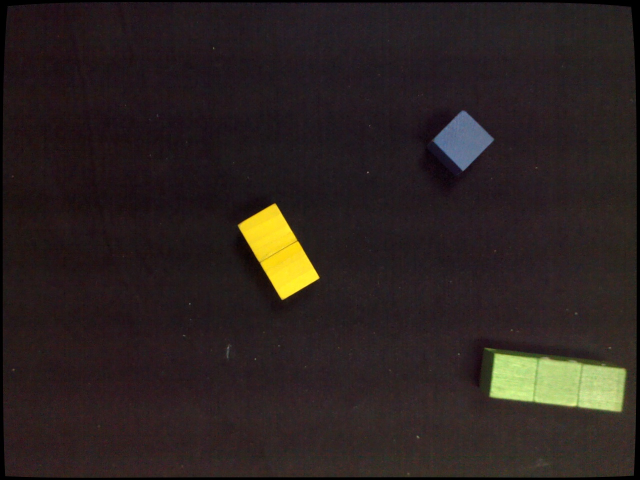
#> input picture cv/brick/images/img-430.png, 1280 x 960 px (shown at 1/2 size); its folder holds only this picture in this run
$ python brick_cv2.py
#> lines starting #> are read from the running program, lines starting #| are printed output that depends on the picture
import cv2 as cv
import math
import numpy as np
import os
import glob

DIR = os.path.dirname(__file__).replace("\\", "/")

RAD_TO_DEG = 180 / math.pi
DEG_TO_RAD = math.pi / 180

def WriteImg(path, img):
    cv.imwrite(path, cv.cvtColor(img, cv.COLOR_RGB2BGR))

# [8 lines left out: function ShowImg, not called in this run]

def GetRotMat(x, y, z, theta):
    k = 1 / np.sqrt(x**2 + y**2 + z**2)

    x *= k
    y *= k
    z *= k

    c = np.cos(theta)
    s = np.sin(theta)

    return np.array([
        [c+(1-c)*x**2 , (1-c)*x*y-s*z, (1-c)*x*z+s*y],
        [(1-c)*y*x+s*z, c+(1-c)*y**2 , (1-c)*y*z-s*x],
        [(1-c)*z*x-s*y, (1-c)*z*y+s*x, c+(1-c)*z**2]
    ])

def GetHomoTransMat(x, y, z):
    return np.array([
        [1, 0, 0, x],
        [0, 1, 0, y],
        [0, 0, 1, z],
        [0, 0, 0, 1],
    ])

def GetHomoRotMat(x, y, z, theta):
    ret = np.identity(4)
    ret[:3, :3] = GetRotMat(x, y, z, theta)
    return ret

def AnnoObjWithColorSim(img, obj_colors):
    # img[H, W, 3]
    # obj_colors[N, 3]

    assert len(img.shape) == 3
    assert img.shape[2] == 3

    assert len(obj_colors.shape) == 2
    assert obj_colors.shape[1] == 3

    H, W = img.shape[:2]
    N = obj_colors.shape[0]

    img = cv.medianBlur(img, 11)

    # cv.imshow("blur_frame", frame)

    WriteImg(f"{DIR}/blur_img.png", img)

    THRESHOLD = 80

    dists = [np.full((H, W), THRESHOLD)]

    for obj_color in obj_colors:
        dists.append(np.abs(img - obj_color).max(axis=-1))

    mark_img = np.stack(dists, axis=-1).argmin(axis=-1)
    mark_img, trans = SepImage(mark_img)

    assigned_obj_idx = set()

    for mark, count in sorted(zip(*np.unique(mark_img, return_counts=True)),
                              key=lambda p: p[1],
                              reverse=True):
        obj_idx = trans[mark]

        if obj_idx in assigned_obj_idx:
            trans[mark] = 0
        else:
            assigned_obj_idx.add(obj_idx)

    return np.vectorize(trans.get, otypes=[np.int32])(mark_img)

def SepImage(img):
    # img[H, W]

    assert len(img.shape) == 2

    H, W = img.shape

    m = np.zeros((H, W), dtype=np.int32)
    obj_i = 0

    q = list()

    dx = [1, 0, -1, 0]
    dy = [0, 1, 0, -1]

    trans = {0: 0}

    for i in range(H):
        for j in range(W):
            if img[i, j] == 0 or 0 < m[i, j]:
                continue

            obj_i += 1
            m[i, j] = obj_i
            q.append((i, j))

            cur_val = img[i, j]

            trans[obj_i] = cur_val

            while 0 < len(q):
                cur_i, cur_j = q[-1]
                q.pop()

                for d in range(4):
                    nxt_i, nxt_j = cur_i + dx[d], cur_j + dy[d]

                    if 0 <= nxt_i and nxt_i < H and \
                    0 <= nxt_j and nxt_j < W and \
                    m[nxt_i, nxt_j] == 0 and \
                    cur_val == img[nxt_i, nxt_j]:
                        m[nxt_i, nxt_j] = obj_i
                        q.append((nxt_i, nxt_j))

    return m, trans

def FindCL(points):
    # points[N, 2]

    N = points.shape[0]

    assert points.shape == (N, 2)

    center = points.mean(axis=0)
    norm_points = points - center

    u11 = (norm_points[:, 0] * norm_points[:, 1]).sum()
    u20 = (norm_points[:, 0]**2).sum()
    u02 = (norm_points[:, 1]**2).sum()

    phi = 0.5 * math.atan2(2 * u11, u20 - u02)

    return center, phi

def DrawLine(img, center, phi, color):
    assert len(img.shape) == 3
    assert img.shape[2] == 3

    color = [int(x) for x in color]

    c = math.cos(phi)
    s = math.sin(phi)

    H, W = img.shape[:2]

    def ok(p):
        return 0 <= p[0] and p[0] < H and 0 <= p[1] and p[1] < W

    ps = [[int((  0-center[0]) / c * s + center[1]),   0],
          [int((H-1-center[0]) / c * s + center[1]), H-1],
          [0  , int((  0-center[1]) / s * c + center[0])],
          [W-1, int((W-1-center[1]) / s * c + center[0])],]

    k = []

    for p in ps:
        if 0 <= p[0] and p[0] < W and 0 <= p[1] and p[1] < H:
            k.append(p)

    cv.line(img, k[0], k[1], color, 1)

def NPSave(filename, data):
    np.save(filename, data)

def NPLoad(filename):
#> called with filename = 'cv/brick/camera_params.npy'
    return np.load(filename, allow_pickle=True).item()
#> (reads cv/brick/camera_params.npy from the repository)

def GetCos(u, v):
    return (u*v).sum() / np.linalg.norm(u) / np.linalg.norm(v)

def GetAng(u, v):
    return np.arccos(GetCos(u, v))

def UndistortImage(img, camera_mat, camera_distort):
    H, W = img.shape[:2]

    new_camera_mat, roi = cv.getOptimalNewCameraMatrix(
        camera_mat, camera_distort, (W, H), 1, (W, H))

    undistorted_img = cv.undistort(
        img, camera_mat, camera_distort, None, new_camera_mat)

    x, y, w, h = roi

    undistorted_img = undistorted_img[y:y+h, x:x+w]

    return undistorted_img

def FindObjs(img, obj_colors):
    # obj_colors[OBJ_NUM, 3]

    assert len(obj_colors.shape) == 2

    OBJ_NUM = obj_colors.shape[0]

    obj_founds = np.empty((OBJ_NUM,), dtype=np.bool_)
    obj_centers = np.empty((OBJ_NUM, 2))
    obj_phis = np.empty((OBJ_NUM,))
    obj_areas = np.empty((OBJ_NUM,))

    obj_anno_map = AnnoObjWithColorSim(img, obj_colors)

    if True:
        anno_colors = np.concatenate([[[0, 0, 0]], obj_colors],
                                    axis=0).astype(np.uint8)

        anno_to_obj_color_r = np.vectorize(
            lambda anno: anno_colors[anno][0], otypes=[np.uint8])
        anno_to_obj_color_g = np.vectorize(
            lambda anno: anno_colors[anno][1], otypes=[np.uint8])
        anno_to_obj_color_b = np.vectorize(
            lambda anno: anno_colors[anno][2], otypes=[np.uint8])

        anno_img = np.stack([
            anno_to_obj_color_r(obj_anno_map),
            anno_to_obj_color_g(obj_anno_map),
            anno_to_obj_color_b(obj_anno_map),
        ], axis=2)

        WriteImg(f"{DIR}/anno_frame.png", anno_img)

        '''
        while True:
            if cv.waitKey(50) & 0xff == ord("q"):
                break
        '''

    for obj_idx in range(OBJ_NUM):
        obj_points = np.stack(np.where(obj_anno_map == obj_idx + 1), axis=-1)

        center, phi = FindCL(obj_points) # [2], []
        area = float(obj_points.shape[0]) # [1]

        if area == 0:
            obj_founds[obj_idx] = False
            continue

        obj_founds[obj_idx] = True
        obj_centers[obj_idx] = center
        obj_phis[obj_idx] = phi
        obj_areas[obj_idx] = area

    return obj_anno_map, obj_founds, obj_centers, obj_phis, obj_areas

def ColorAnnoObjs(anno_colors, obj_anno_map):
    # anno_colors[OBJ_NUM + 1, 3] uint8
    # img[H, W]

    anno_to_obj_color_r = np.vectorize(
        lambda anno: anno_colors[anno][0], otypes=[np.uint8])
    anno_to_obj_color_g = np.vectorize(
        lambda anno: anno_colors[anno][1], otypes=[np.uint8])
    anno_to_obj_color_b = np.vectorize(
        lambda anno: anno_colors[anno][2], otypes=[np.uint8])

    obj_anno_img = np.stack([
        anno_to_obj_color_r(obj_anno_map),
        anno_to_obj_color_g(obj_anno_map),
        anno_to_obj_color_b(obj_anno_map),
    ], axis=2)

    return obj_anno_img

def DrawCenterPhi(obj_color, img, center, phi):
    DrawLine(img, center, phi, obj_color)

    circle_color = [int(255 - x) for x in obj_color]

    cv.circle(img,
              (int(round(center[1])), int(round(center[0]))),
              3, circle_color, 1)

def SolveM(points1, points2):
    # points1[P, N]
    # points2[Q, N]
    # M @ points1 = points2

    assert len(points1.shape) == 2
    assert len(points2.shape) == 2

    P, N = points1.shape
    Q = points2.shape[0]

    assert points2.shape == (Q, N)

    points1 = points1.transpose()

    A = np.empty((Q*N, Q*P))

    for i in range(Q):
        for j in range(Q):
            A[N*i:N*(i+1), P*j:P*(j+1)] = points1 if i == j else 0

    M, res = np.linalg.lstsq(A, points2.reshape((Q*N, 1)), rcond=None)[:2]

    M = M.reshape((Q, P))

    return M

# [31 lines left out: function GetObjM, not called in this run]

def Regress():
    camera_param = NPLoad(f"{DIR}/camera_params.npy")
    camera_mat = camera_param["camera_mat"]
    camera_distort = camera_param["camera_distort"]

    print(f"camera_mat")
    print(camera_mat)

    print(f"camera_distort")
    print(camera_distort)

    img_filenames = glob.glob(f"{DIR}/images/img-*.png")
    img_filenames.sort()

    IMG_NUM = len(img_filenames)
    H = 960
    W = 1280

    imgs = np.empty((IMG_NUM, H, W, 3), dtype=np.uint8)

    for img_idx in range(IMG_NUM):
        img = cv.cvtColor(cv.imread(img_filenames[img_idx]), cv.COLOR_BGR2RGB)
        imgs[img_idx] = img

    Ts_base_to_gripper = list()

    stride = 10

    x_start = 200
    y_start = 250

    above_z = 600

    for x in range(x_start, x_start + stride * 4, stride):
        for y in range(y_start, y_start + stride * 4, stride):
            for z in [above_z - stride, above_z]:
                x_angle = 180
                y_angle = 0
                z_angle = 135

                T = np.identity(4)
                T = GetHomoRotMat(1, 0, 0, x_angle * DEG_TO_RAD) @ T
                T = GetHomoRotMat(0, 1, 0, y_angle * DEG_TO_RAD) @ T
                T = GetHomoRotMat(0, 0, 1, z_angle * DEG_TO_RAD) @ T
                T = GetHomoTransMat(x, y, z) @ T

                Ts_base_to_gripper.append(np.linalg.inv(T))

    Ts_base_to_gripper = np.stack(Ts_base_to_gripper, axis=0)

    obj_colors = np.array([
        [247, 189, 170], # red
        [253, 254, 151], # yellow
        [118, 156, 208], # blue
    ])

    obj_area_factors = np.array([1, 2, 3])

    OBJ_NUM = obj_colors.shape[0]

    obj_locs = np.empty((IMG_NUM, OBJ_NUM, 3))
    obj_locs[:, 0, :] = [348, 158, 110] # red
    obj_locs[:, 1, :] = [171, 374, 110] # yellow
    obj_locs[:, 2, :] = [360, 319, 135] # blue

    anno_colors = np.concatenate(
        [[[0, 0, 0]], obj_colors], axis=0).astype(np.uint8)

    obj_loc_cases = list()
    obj_img_cases = list()

    for img_idx in range(IMG_NUM):
        print(f"regress img_idx {img_idx}")

        img = UndistortImage(imgs[img_idx], camera_mat, camera_distort)

        obj_anno_map, cur_obj_founds, \
        cur_obj_centers, cur_obj_phis, cur_obj_areas = FindObjs(img, obj_colors)
        # cur_obj_founds[OBJ_NUM] boolean
        # cur_obj_centers[OBJ_NUM, 2] float
        # cur_obj_phis[OBJ_NUM] float
        # cur_obj_areas[OBJ_NUM] float

        obj_anno_img = ColorAnnoObjs(anno_colors, obj_anno_map)

        for obj_idx in range(OBJ_NUM):
            DrawCenterPhi(obj_colors[obj_idx], obj_anno_img,
                          cur_obj_centers[obj_idx], cur_obj_phis[obj_idx])

        # ShowImg(f"obj_anno_img {img_idx}", obj_anno_img)
        WriteImg(f"{DIR}/obj_anno_img/obj_anno_img_{img_idx}.png", obj_anno_img)

        for obj_idx in range(OBJ_NUM):
            obj_loc = obj_locs[img_idx, obj_idx]

            obj_loc = np.array([
                [obj_loc[0]],
                [obj_loc[1]],
                [obj_loc[2]],
                [         1],
            ])

            obj_loc_cases.append(Ts_base_to_gripper[img_idx] @ obj_loc)

            k = (cur_obj_areas[obj_idx] / obj_area_factors[obj_idx])**-0.5

            obj_img_cases.append(
                np.array([[cur_obj_centers[obj_idx, 1] * k],
                          [cur_obj_centers[obj_idx, 0] * k],
                          [                              k],
                          [                              1],]))
#> this loop made 1 pass
#> pass 1, in WriteImg, `cv.imwrite(path, cv.cvtColor(img, cv.COLOR_RGB2BGR))`:
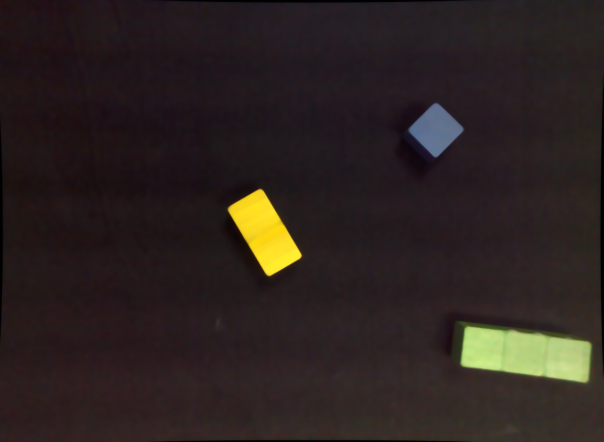
#> saved as blur_img.png: shape (884, 1207, 3) (shown at 1/2 size); mean B, G, R 32.8, 34.9, 44.3
#> pass 1, in WriteImg (call 2), `cv.imwrite(path, cv.cvtColor(img, cv.COLOR_RGB2BGR))`:
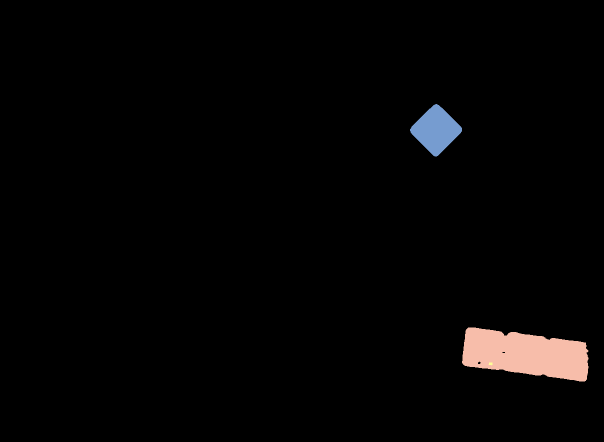
#> saved as anno_frame.png: shape (884, 1207, 3) (shown at 1/2 size); mean B, G, R 4.3, 4.3, 5.1
#> pass 1, in WriteImg (call 3), `cv.imwrite(path, cv.cvtColor(img, cv.COLOR_RGB2BGR))`:
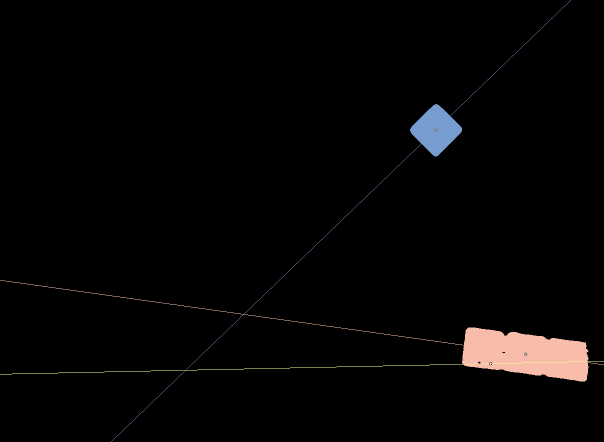
#> saved as obj_anno_img_0.png: shape (884, 1207, 3) (shown at 1/2 size); mean B, G, R 4.7, 4.8, 5.7

    # obj_loc_cases[N][4, 1]
    # obj_img_cases[N][4, 1]

    obj_loc_cases = np.stack(obj_loc_cases, axis=-1) # [4, 1, N]
    obj_loc_cases = obj_loc_cases.reshape((4, -1))
    # [4, N]

    obj_img_cases = np.stack(obj_img_cases, axis=-1) # [4, 1, N]
    obj_img_cases = obj_img_cases.reshape((4, -1))
    # [4, N]

    M_camera_to_gripper = SolveM(obj_img_cases, obj_loc_cases)

    print(f"M_camera_to_gripper\n{M_camera_to_gripper}")

    NPSave(f"{DIR}/M_camera_to_gripper.npy",
           {"M_camera_to_gripper": M_camera_to_gripper})

def Inference(img, cur_pose):
    camera_param = NPLoad(f"{DIR}/camera_params.npy")
    camera_mat = camera_param["camera_mat"]
    camera_distort = camera_param["camera_distort"]

    obj_colors = np.array([
        [247, 189, 170], # red
        [253, 254, 151], # yellow
        [118, 156, 208], # blue
    ])

    obj_area_factors = np.array([1, 2, 3])

    OBJ_NUM = obj_colors.shape[0]

    M_camera_to_gripper = NPLoad(f"{DIR}/M_camera_to_gripper.npy") \
        ["M_camera_to_gripper"] # [4, 4]

    T = np.identity(4)
    T = GetHomoRotMat(1, 0, 0, cur_pose[3] * DEG_TO_RAD) @ T
    T = GetHomoRotMat(0, 1, 0, cur_pose[4] * DEG_TO_RAD) @ T
    T = GetHomoRotMat(0, 0, 1, cur_pose[5] * DEG_TO_RAD) @ T
    T = GetHomoTransMat(cur_pose[0], cur_pose[1], cur_pose[2]) @ T

    T_base_to_gripper = np.linalg.inv(T)

    img = UndistortImage(img, camera_mat, camera_distort)

    obj_anno_map, obj_founds, \
    obj_centers, obj_phis, obj_areas = FindObjs(img, obj_colors)
    # obj_founds[OBJ_NUM] boolean
    # obj_centers[OBJ_NUM, 2] float
    # obj_phis[OBJ_NUM] float
    # obj_areas[OBJ_NUM] float

    ks = (obj_areas / obj_area_factors)**-0.5

    obj_camera_locs = np.empty((OBJ_NUM, 4, 1))
    obj_camera_locs[:, 0, 0] = obj_centers[:, 1] * ks
    obj_camera_locs[:, 1, 0] = obj_centers[:, 0] * ks
    obj_camera_locs[:, 2, 0] = ks
    obj_camera_locs[:, 3, 0] = 1

    tmp = M_camera_to_gripper @ obj_camera_locs # [OBJ_NUM, 4, 1]
    tmp = np.linalg.inv(T_base_to_gripper) @ tmp # [OBJ_NUM, 4, 1]

    obj_locs = tmp[:, :3, 0] # [OBJ_NUM, 3]

    obj_poses = list()

    for obj_idx in range(OBJ_NUM):
        obj_ang = obj_phis[obj_idx] * RAD_TO_DEG

        if obj_founds[obj_idx]:
            while obj_ang < 0:
                obj_ang += 360

            while obj_ang < -90:
                obj_ang += 180

            while 90 < obj_ang:
                obj_ang -= 180

        obj_ang += 135

        obj_pose = [
            float(obj_locs[obj_idx, 0]),
            float(obj_locs[obj_idx, 1]),
            float(obj_locs[obj_idx, 2]),
            float(180),
            float(0),
            float(obj_ang),
        ]

        obj_poses.append(obj_pose)

    return obj_poses

def Test():
    camera_param = NPLoad(f"{DIR}/camera_params.npy")
    camera_mat = camera_param["camera_mat"]
    camera_distort = camera_param["camera_distort"]

    print(f"camera_mat")
    print(camera_mat)

    print(f"camera_distort")
    print(camera_distort)

    img_filenames = glob.glob(f"{DIR}/images/img-*.png")
    img_filenames.sort()

    IMG_NUM = len(img_filenames)
    H = 960
    W = 1280

    imgs = np.empty((IMG_NUM, H, W, 3), dtype=np.uint8)

    for img_idx in range(IMG_NUM):
        img = cv.cvtColor(cv.imread(img_filenames[img_idx]), cv.COLOR_BGR2RGB)
        imgs[img_idx] = img

    stride = 10

    x_start = 200
    y_start = 250

    above_z = 600

    cur_poses = list()

    for x in range(x_start, x_start + stride * 4, stride):
        for y in range(y_start, y_start + stride * 4, stride):
            for z in [above_z - stride, above_z]:
                x_angle = 180
                y_angle = 0
                z_angle = 135

                cur_poses.append([x, y, z, x_angle, y_angle, z_angle])

    obj_colors = np.array([
        [247, 189, 170], # red
        [253, 254, 151], # yellow
        [118, 156, 208], # blue
    ])

    OBJ_NUM = obj_colors.shape[0]

    obj_locs = np.empty((IMG_NUM, OBJ_NUM, 3))
    obj_locs[:, 0, :] = [348, 158, 110] # red
    obj_locs[:, 1, :] = [171, 374, 110] # yellow
    obj_locs[:, 2, :] = [360, 319, 135] # blue

    loc_errs = list()

    for img_idx in range(IMG_NUM):
        obj_poses = Inference(imgs[img_idx], cur_poses[img_idx])

        for obj_idx in range(OBJ_NUM):
            obj_pose = obj_poses[obj_idx]

            obj_pose = np.array(obj_pose)

            err = obj_pose[:3] - obj_locs[img_idx, obj_idx]
            err = err[:2]

            loc_err = (err**2).sum()

            loc_errs.append(loc_err)

            print(f"loc_err {img_idx} {obj_idx} = {loc_err}")

    for loc_err in loc_errs:
        print(f"{loc_err}")

if __name__ == "__main__":
    Regress()
    Test()
